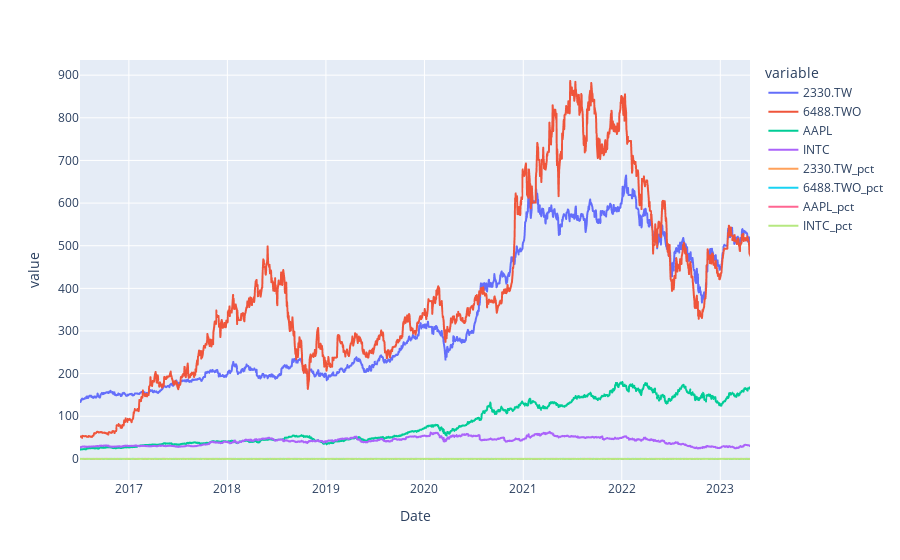

The notebook cell saved with this chart:
### Code cell
fig=px.line(df)
fig.show()

### Figure 1 — Plotly figure (JSON) as saved in the notebook; plotly's stock layout.template omitted (floating-point values rounded to 4 significant figures; data arrays with more than 128 entries replaced by an {"elided": "..."} marker saying what was removed)
{"data": [{"hovertemplate": "variable=2330.TW<br>Date=%{x}<br>value=%{y}<extra></extra>", "legendgroup": "2330.TW", "line": {"color": "#636efa", "dash": "solid"}, "marker": {"symbol": "circle"}, "mode": "lines", "name": "2330.TW", "showlegend": true, "x": {"elided": "1765 str values"}, "xaxis": "x", "y": {"elided": "1765 float values"}, "yaxis": "y", "type": "scattergl"}, {"hovertemplate": "variable=6488.TWO<br>Date=%{x}<br>value=%{y}<extra></extra>", "legendgroup": "6488.TWO", "line": {"color": "#EF553B", "dash": "solid"}, "marker": {"symbol": "circle"}, "mode": "lines", "name": "6488.TWO", "showlegend": true, "x": {"elided": "1765 str values"}, "xaxis": "x", "y": {"elided": "1765 float values"}, "yaxis": "y", "type": "scattergl"}, {"hovertemplate": "variable=AAPL<br>Date=%{x}<br>value=%{y}<extra></extra>", "legendgroup": "AAPL", "line": {"color": "#00cc96", "dash": "solid"}, "marker": {"symbol": "circle"}, "mode": "lines", "name": "AAPL", "showlegend": true, "x": {"elided": "1765 str values"}, "xaxis": "x", "y": {"elided": "1765 float values"}, "yaxis": "y", "type": "scattergl"}, {"hovertemplate": "variable=INTC<br>Date=%{x}<br>value=%{y}<extra></extra>", "legendgroup": "INTC", "line": {"color": "#ab63fa", "dash": "solid"}, "marker": {"symbol": "circle"}, "mode": "lines", "name": "INTC", "showlegend": true, "x": {"elided": "1765 str values"}, "xaxis": "x", "y": {"elided": "1765 float values"}, "yaxis": "y", "type": "scattergl"}, {"hovertemplate": "variable=2330.TW_pct<br>Date=%{x}<br>value=%{y}<extra></extra>", "legendgroup": "2330.TW_pct", "line": {"color": "#FFA15A", "dash": "solid"}, "marker": {"symbol": "circle"}, "mode": "lines", "name": "2330.TW_pct", "showlegend": true, "x": {"elided": "1765 str values"}, "xaxis": "x", "y": {"elided": "1765 float values"}, "yaxis": "y", "type": "scattergl"}, {"hovertemplate": "variable=6488.TWO_pct<br>Date=%{x}<br>value=%{y}<extra></extra>", "legendgroup": "6488.TWO_pct", "line": {"color": "#19d3f3", "dash": "solid"}, "marker": {"symbol": "circle"}, "mode": "lines", "name": "6488.TWO_pct", "showlegend": true, "x": {"elided": "1765 str values"}, "xaxis": "x", "y": {"elided": "1765 float values"}, "yaxis": "y", "type": "scattergl"}, {"hovertemplate": "variable=AAPL_pct<br>Date=%{x}<br>value=%{y}<extra></extra>", "legendgroup": "AAPL_pct", "line": {"color": "#FF6692", "dash": "solid"}, "marker": {"symbol": "circle"}, "mode": "lines", "name": "AAPL_pct", "showlegend": true, "x": {"elided": "1765 str values"}, "xaxis": "x", "y": {"elided": "1765 float values"}, "yaxis": "y", "type": "scattergl"}, {"hovertemplate": "variable=INTC_pct<br>Date=%{x}<br>value=%{y}<extra></extra>", "legendgroup": "INTC_pct", "line": {"color": "#B6E880", "dash": "solid"}, "marker": {"symbol": "circle"}, "mode": "lines", "name": "INTC_pct", "showlegend": true, "x": {"elided": "1765 str values"}, "xaxis": "x", "y": {"elided": "1765 float values"}, "yaxis": "y", "type": "scattergl"}], "layout": {"xaxis": {"anchor": "y", "domain": [0, 1], "title": {"text": "Date"}}, "yaxis": {"anchor": "x", "domain": [0, 1], "title": {"text": "value"}}, "legend": {"title": {"text": "variable"}, "tracegroupgap": 0}, "margin": {"t": 60}}}
